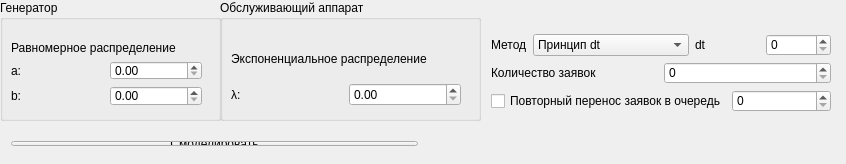
<?xml version="1.0" encoding="UTF-8"?>
<ui version="4.0">
 <class>MainWindow</class>
 <widget class="QMainWindow" name="MainWindow">
  <property name="geometry">
   <rect>
    <x>0</x>
    <y>0</y>
    <width>846</width>
    <height>164</height>
   </rect>
  </property>
  <property name="windowTitle">
   <string>MainWindow</string>
  </property>
  <widget class="QWidget" name="centralWidget">
   <widget class="QGroupBox" name="groupBox">
    <property name="geometry">
     <rect>
      <x>0</x>
      <y>0</y>
      <width>221</width>
      <height>121</height>
     </rect>
    </property>
    <property name="title">
     <string>Генератор</string>
    </property>
    <widget class="QWidget" name="">
     <property name="geometry">
      <rect>
       <x>0</x>
       <y>30</y>
       <width>213</width>
       <height>87</height>
      </rect>
     </property>
     <layout class="QVBoxLayout" name="verticalLayout">
      <item>
       <widget class="QLabel" name="label">
        <property name="text">
         <string>Равномерное распределение</string>
        </property>
       </widget>
      </item>
      <item>
       <layout class="QHBoxLayout" name="horizontalLayout">
        <item>
         <widget class="QLabel" name="label_2">
          <property name="text">
           <string>a:</string>
          </property>
         </widget>
        </item>
        <item>
         <widget class="QDoubleSpinBox" name="m_a"/>
        </item>
       </layout>
      </item>
      <item>
       <layout class="QHBoxLayout" name="horizontalLayout_2">
        <item>
         <widget class="QLabel" name="label_3">
          <property name="text">
           <string>b:</string>
          </property>
         </widget>
        </item>
        <item>
         <widget class="QDoubleSpinBox" name="m_b"/>
        </item>
       </layout>
      </item>
     </layout>
    </widget>
   </widget>
   <widget class="QGroupBox" name="groupBox_2">
    <property name="geometry">
     <rect>
      <x>220</x>
      <y>0</y>
      <width>261</width>
      <height>121</height>
     </rect>
    </property>
    <property name="title">
     <string>Обслуживающий аппарат</string>
    </property>
    <widget class="QWidget" name="layoutWidget_3">
     <property name="geometry">
      <rect>
       <x>0</x>
       <y>30</y>
       <width>252</width>
       <height>87</height>
      </rect>
     </property>
     <layout class="QVBoxLayout" name="verticalLayout_3">
      <item>
       <widget class="QLabel" name="label_7">
        <property name="text">
         <string>Экспоненциальное распределение</string>
        </property>
       </widget>
      </item>
      <item>
       <layout class="QHBoxLayout" name="horizontalLayout_5">
        <item>
         <widget class="QLabel" name="label_8">
          <property name="text">
           <string>λ:</string>
          </property>
         </widget>
        </item>
        <item>
         <widget class="QDoubleSpinBox" name="m_lambda"/>
        </item>
       </layout>
      </item>
     </layout>
    </widget>
   </widget>
   <widget class="QWidget" name="">
    <property name="geometry">
     <rect>
      <x>480</x>
      <y>23</y>
      <width>362</width>
      <height>100</height>
     </rect>
    </property>
    <layout class="QVBoxLayout" name="verticalLayout_4">
     <item>
      <layout class="QHBoxLayout" name="horizontalLayout_8">
       <item>
        <layout class="QHBoxLayout" name="horizontalLayout_6">
         <item>
          <widget class="QLabel" name="label_9">
           <property name="text">
            <string>Метод</string>
           </property>
          </widget>
         </item>
         <item>
          <widget class="QComboBox" name="m_method">
           <item>
            <property name="text">
             <string>Принцип dt</string>
            </property>
           </item>
           <item>
            <property name="text">
             <string>Событийный принцип</string>
            </property>
           </item>
          </widget>
         </item>
        </layout>
       </item>
       <item>
        <layout class="QHBoxLayout" name="horizontalLayout_7">
         <item>
          <widget class="QLabel" name="label_10">
           <property name="text">
            <string>dt</string>
           </property>
          </widget>
         </item>
         <item>
          <widget class="QSpinBox" name="m_dt"/>
         </item>
        </layout>
       </item>
      </layout>
     </item>
     <item>
      <layout class="QHBoxLayout" name="horizontalLayout_9">
       <item>
        <widget class="QLabel" name="label_11">
         <property name="text">
          <string>Количество заявок</string>
         </property>
        </widget>
       </item>
       <item>
        <widget class="QSpinBox" name="m_num"/>
       </item>
      </layout>
     </item>
     <item>
      <layout class="QHBoxLayout" name="horizontalLayout_10">
       <item>
        <widget class="QCheckBox" name="m_isCicle">
         <property name="text">
          <string>Повторный перенос заявок в очередь</string>
         </property>
        </widget>
       </item>
       <item>
        <widget class="QSpinBox" name="m_retP">
         <property name="maximum">
          <number>100</number>
         </property>
        </widget>
       </item>
      </layout>
     </item>
    </layout>
   </widget>
   <widget class="QWidget" name="">
    <property name="geometry">
     <rect>
      <x>0</x>
      <y>130</y>
      <width>841</width>
      <height>27</height>
     </rect>
    </property>
    <layout class="QHBoxLayout" name="horizontalLayout_11">
     <item>
      <widget class="QPushButton" name="m_doWork">
       <property name="text">
        <string>Смоделировать</string>
       </property>
      </widget>
     </item>
     <item>
      <widget class="QLabel" name="label_12">
       <property name="text">
        <string/>
       </property>
      </widget>
     </item>
    </layout>
   </widget>
  </widget>
 </widget>
 <layoutdefault spacing="6" margin="11"/>
 <resources/>
 <connections/>
</ui>
